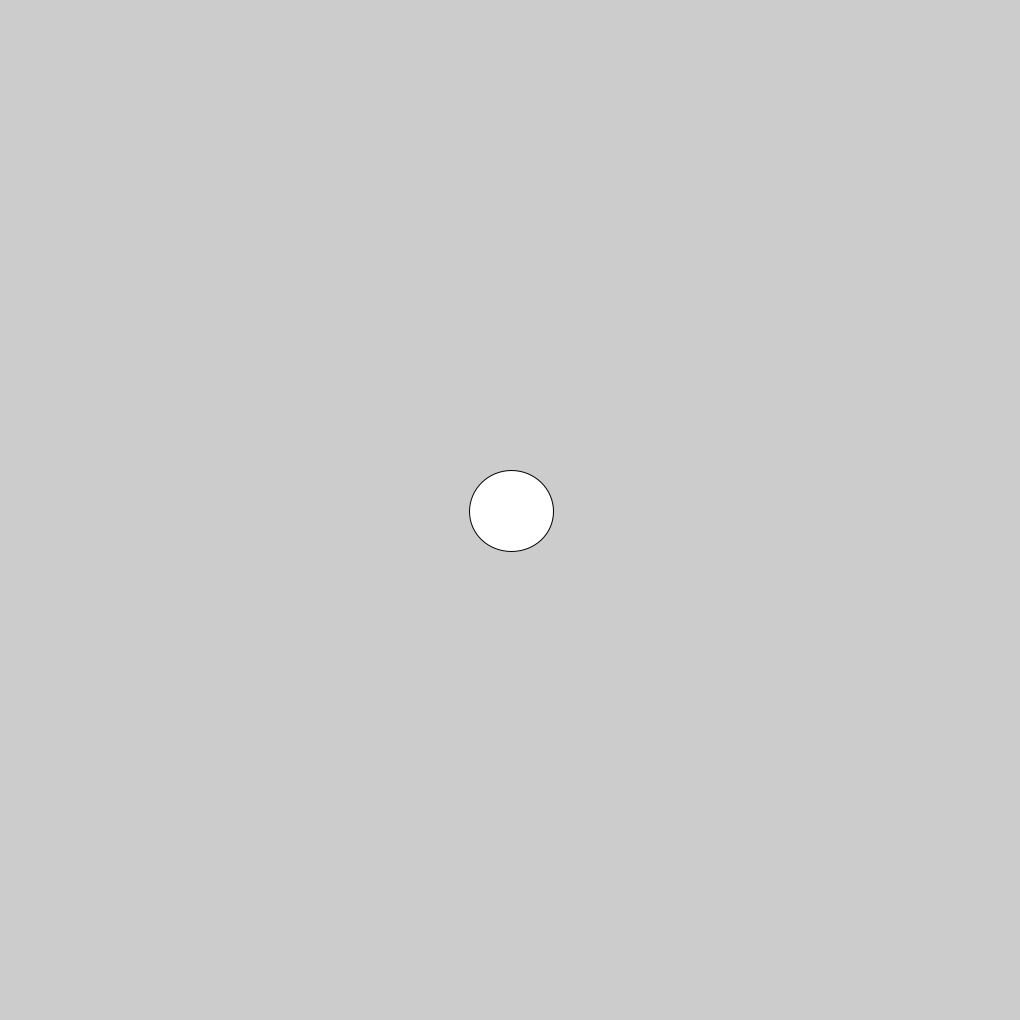
Frame 1 (no input)
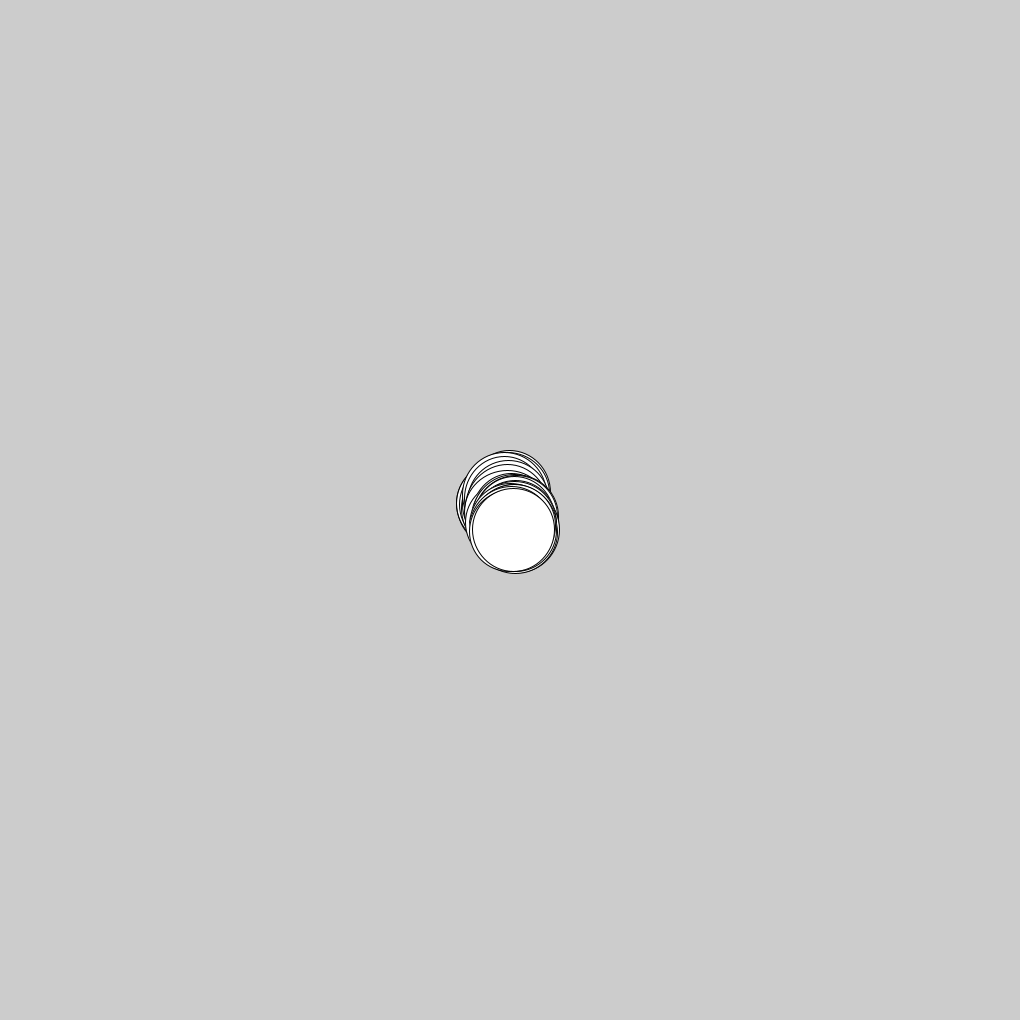
Frame 60 (the mouse pressed at the canvas centre just before this capture)
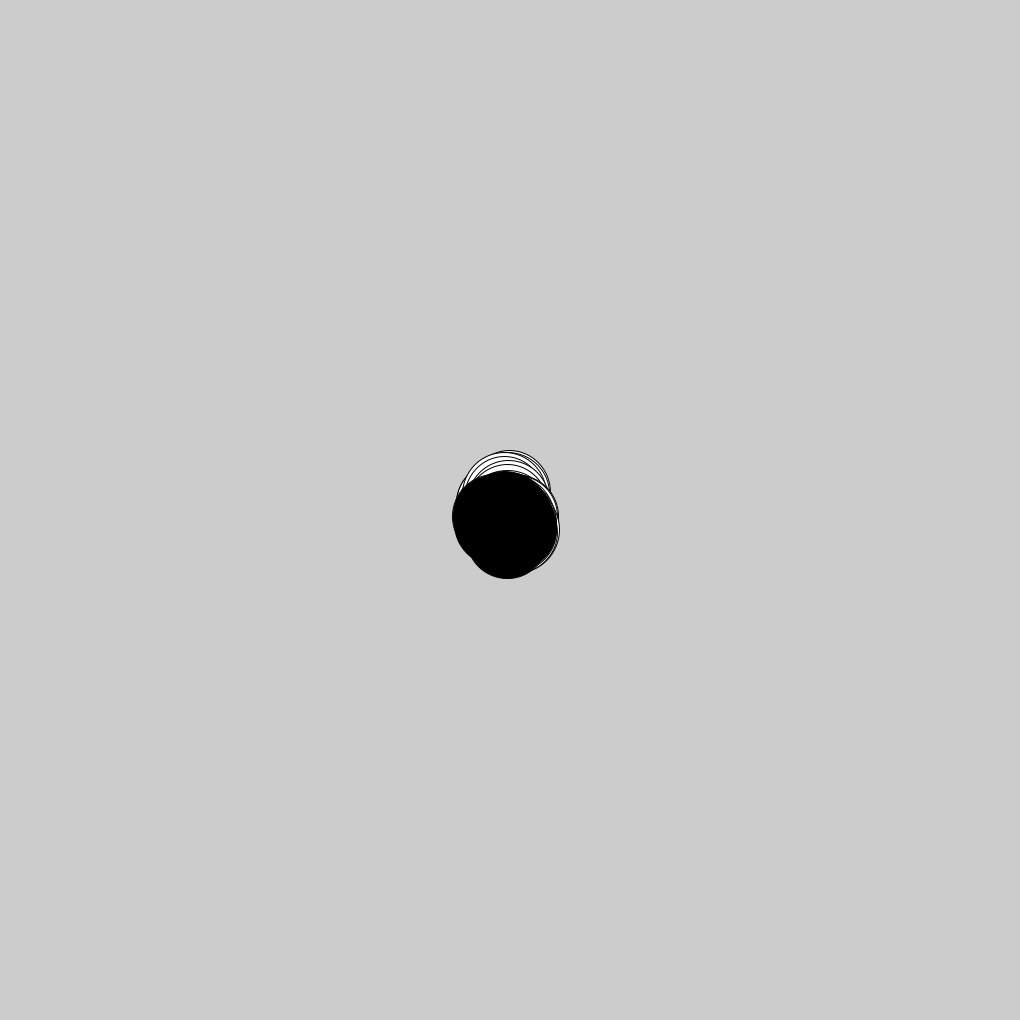
Frame 120 (the mouse held since frame 60 and released just before this capture)

The Processing sketch that drew these frames (run headless with seeded random() and noise(); from frame 60 on, the mouse is pressed at the canvas centre):

// Processing sketch: eggs1_1
// ── eggs1_1.pde

void setup(){
  size(1020, 1020);
  
  
}
public float x=510;
public float y=510;
void draw(){
  
  if (mousePressed) {
    fill(0);
  } else {
    fill(255);
  }
 if(random(2)<=1){
   x=x-random(5);
 }
 else{
 x=x+random(5);
 }
 
 if(random(2)<=1){
   y=y-random(5);
 }
 else{
 y=y+random(5);
 }
  ellipse(x, y, 80+random(0,5), 80+random(5));
  
}
    
